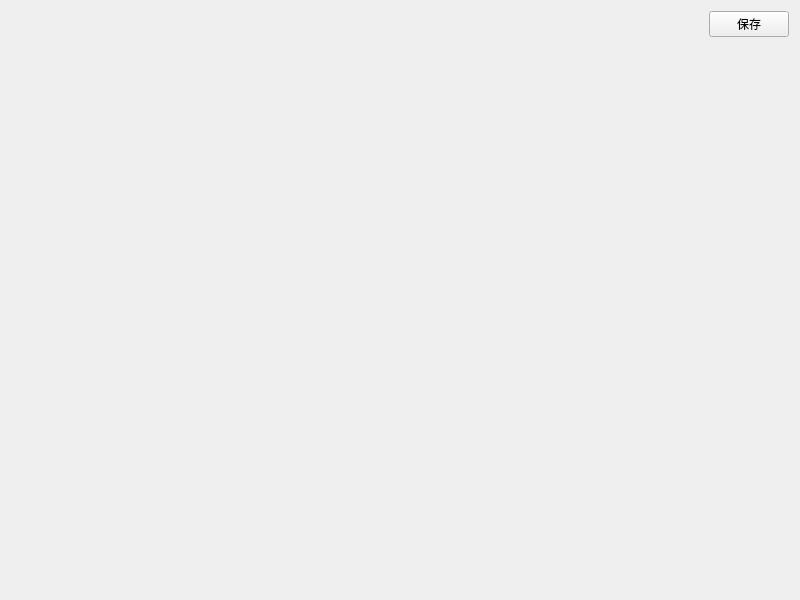
<?xml version="1.0" encoding="UTF-8"?>
<ui version="4.0">
 <class>Binariza</class>
 <widget class="QWidget" name="Binariza">
  <property name="geometry">
   <rect>
    <x>0</x>
    <y>0</y>
    <width>800</width>
    <height>600</height>
   </rect>
  </property>
  <property name="minimumSize">
   <size>
    <width>0</width>
    <height>0</height>
   </size>
  </property>
  <property name="windowTitle">
   <string>Binariza</string>
  </property>
  <layout class="QGridLayout" name="gridLayout">
   <item row="1" column="0">
    <widget class="MyLabel" name="LBview">
     <property name="baseSize">
      <size>
       <width>800</width>
       <height>600</height>
      </size>
     </property>
     <property name="text">
      <string/>
     </property>
    </widget>
   </item>
   <item row="0" column="0" alignment="Qt::AlignRight">
    <widget class="QPushButton" name="pushButton">
     <property name="text">
      <string>保存</string>
     </property>
    </widget>
   </item>
  </layout>
 </widget>
 <layoutdefault spacing="6" margin="11"/>
 <customwidgets>
  <customwidget>
   <class>MyLabel</class>
   <extends>QLabel</extends>
   <header location="global">MyLabel.h</header>
  </customwidget>
 </customwidgets>
 <resources/>
 <connections/>
</ui>
